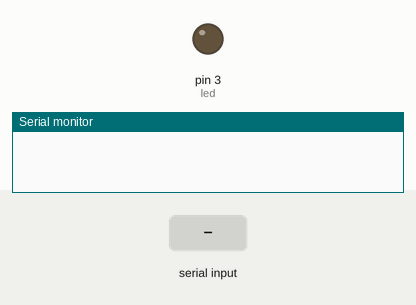
This sketch was run on a simulated Arduino Uno, built with avr-gcc and run on an emulated ATmega328P. Parts: output pins drawn as LEDs (lit = HIGH), the last lines printed to the serial monitor. The test bench sets the inputs (shaded band).

Above: at 1.2 s.
1.3 s: "b" received over the second serial link
At 1.6 s:
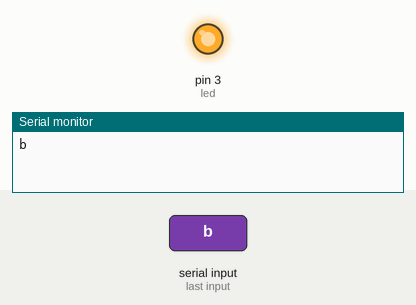
3.3 s: "1" received over the second serial link
Timing chart, 0 to 6.3 s (numbered marks = the images above; inputs shaded):
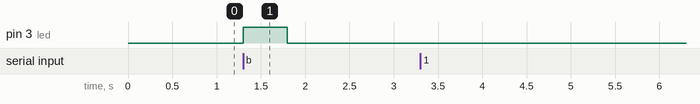

The sketch:

HWEX2_06_2-2_24RS110.ino
```cpp
#include <SoftwareSerial.h>
#include <stdlib.h>

SoftwareSerial mySerial(6, 7);

const int led = 3;
int x = 0;

void setup()
{
  Serial.begin(9600);
  mySerial.begin(300);
  pinMode(led, OUTPUT);
  digitalWrite(led, LOW);
}

void loop()
{
  if (mySerial.available() > 0) {
    digitalWrite(led, LOW);
    x = mySerial.read();
    Serial.println((char)x);

    if (x == 'b') {
      digitalWrite(led, HIGH);
      delay(500);
      digitalWrite(led, LOW);
    }
  }
}
```

Measured:
- after the input at 1.3 s, pin 3 (led): LOW → HIGH at once, → LOW 0.50 s later
